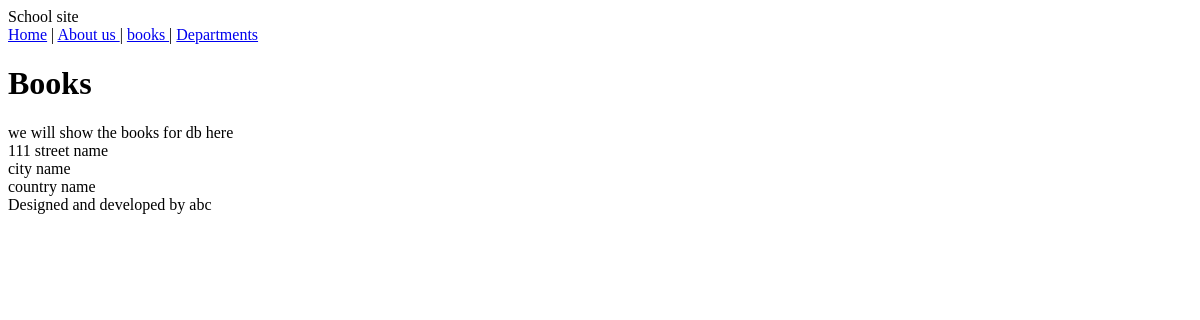
/book, run on an earlier commit of the app's database.
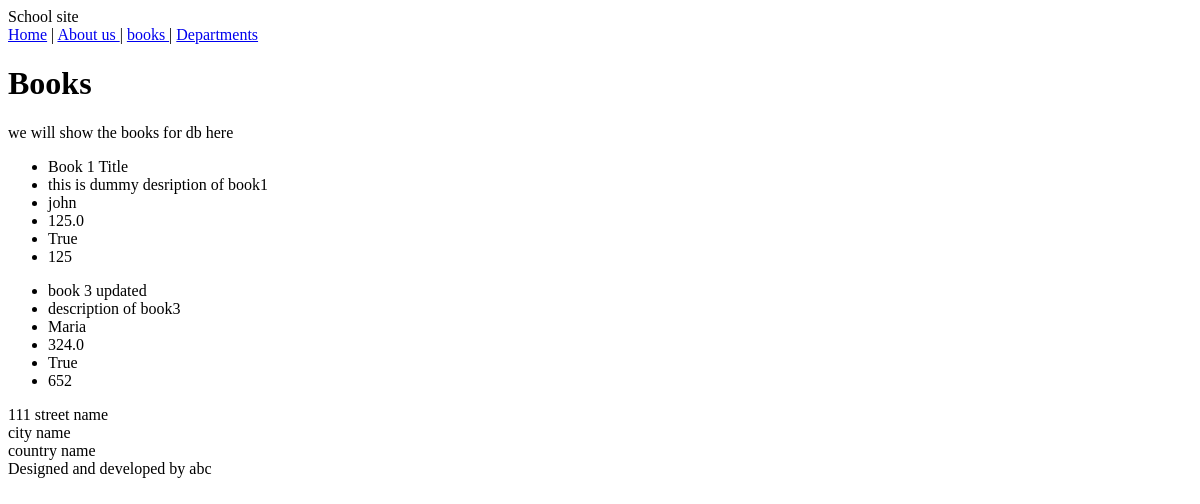
And on a later commit of the database.
### pages/models.py (models this page shows, shortened)
class Book(models.Model):
    title = models.CharField(max_length=100)
    description =models.CharField(max_length=200)
    author = models.CharField(max_length=50)
    price = models.FloatField()
    in_stock = models.BooleanField(default=True)
    no_of_pages = models.IntegerField(default=0)

### pages/views.py (the view)
# urls.py: path("book",views.book,name="book"),
def book(request):
    books = Book.objects.all()
    return render(request,"pages/booklist.html",{"books":books})

### pages/templates/pages/booklist.html (shortened to what this page needs)
{% extends 'base.html' %}
     {% block content %}
<h1>Books </h1>
we will show the books for db here
{% for Book in books %}
    <ul>
        <li>{{Book.title}}</li>
        <li>{{Book.description}}</li>
        <li>{{Book.author}}</li>
        <li>{{Book.price}}</li>
         <li>{{Book.in_stock}}</li>
          <li>{{Book.no_of_pages}}</li>
    </ul>
{% endfor %}
{% endblock %}

What changed in the data, as far as the page shows it:
added Book: title "Book 1 Title", description "this is dummy desription of book1", author "john", price "125.0", in_stock "True", no_of_pages "125"
added Book: title "book 3 updated", description "description of book3", author "Maria", price "324.0", in_stock "True", no_of_pages "652"
